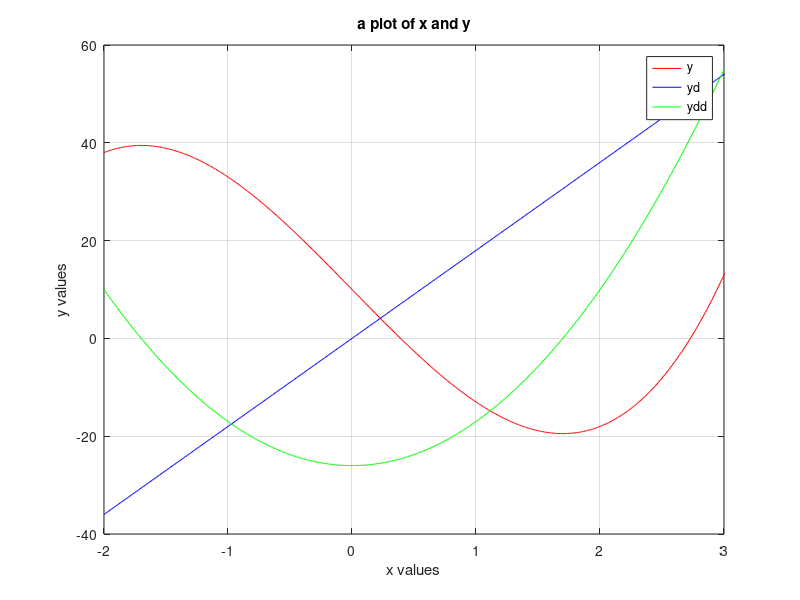

This chart was generated by the following MATLAB code:
%Ayden Hesison
%Section 27393
%CW 2
x = [-2:.01:4];
%y = 3.5.^(-.5*x).*cos(6*x);
y = 3*x.^3 -26*x+10;
yd = 9 * x.^2 -26;
ydd = 18*x;
plot(x,y,'-r')
hold on
plot(x,ydd,'-b')
plot(x,yd,'-g')
xlabel('x values')
ylabel('y values')
title('a plot of x and y')
axis([-2,3,-40,60])
legend('y','yd','ydd')
grid on
hold off